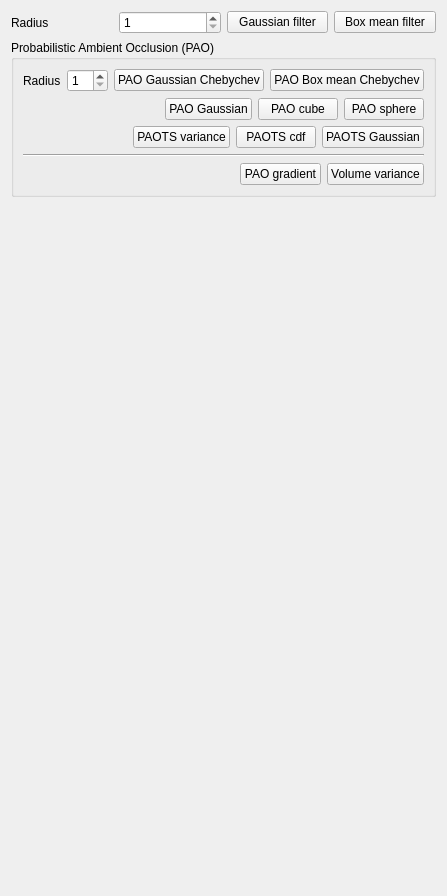
     <widget class="QWidget" name="m_filteringTab">
      <attribute name="title">
       <string>Filtering</string>
      </attribute>
      <layout class="QVBoxLayout" name="verticalLayout_13">
       <item>
        <layout class="QHBoxLayout" name="horizontalLayout_50">
         <item>
          <widget class="QLabel" name="m_filteringRadiusLabel">
           <property name="text">
            <string>Radius</string>
           </property>
          </widget>
         </item>
         <item>
          <widget class="QSpinBox" name="m_filteringRadiusSpinBox">
           <property name="minimum">
            <number>1</number>
           </property>
           <property name="maximum">
            <number>10</number>
           </property>
          </widget>
         </item>
         <item>
          <widget class="QPushButton" name="m_filteringGaussianPushButton">
           <property name="text">
            <string>Gaussian filter</string>
           </property>
          </widget>
         </item>
         <item>
          <widget class="QPushButton" name="m_filteringBoxMeanPushButton">
           <property name="text">
            <string>Box mean filter</string>
           </property>
          </widget>
         </item>
        </layout>
       </item>
       <item>
        <widget class="QGroupBox" name="m_probabilisticAmbientOcclusionGroupBox">
         <property name="title">
          <string>Probabilistic Ambient Occlusion (PAO)</string>
         </property>
         <layout class="QVBoxLayout" name="verticalLayout_14">
          <item>
           <layout class="QHBoxLayout" name="horizontalLayout_53">
            <item>
             <widget class="QLabel" name="m_probabilisticAmbientOcclusionRadiusLabel">
              <property name="text">
               <string>Radius</string>
              </property>
             </widget>
            </item>
            <item>
             <widget class="QSpinBox" name="m_probabilisticAmbientOcclusionRadiusSpinBox">
              <property name="minimum">
               <number>1</number>
              </property>
              <property name="maximum">
               <number>10</number>
              </property>
             </widget>
            </item>
            <item>
             <widget class="QPushButton" name="m_probabilisticAmbientOcclusionGaussianChebychevPushButton">
              <property name="text">
               <string>PAO Gaussian Chebychev</string>
              </property>
             </widget>
            </item>
            <item>
             <widget class="QPushButton" name="m_probabilisticAmbientOcclusionBoxMeanChebychevPushButton">
              <property name="text">
               <string>PAO Box mean Chebychev</string>
              </property>
             </widget>
            </item>
           </layout>
          </item>
          <item>
           <layout class="QHBoxLayout" name="horizontalLayout_56">
            <item>
             <spacer name="horizontalSpacer_2">
              <property name="orientation">
               <enum>Qt::Horizontal</enum>
              </property>
              <property name="sizeHint" stdset="0">
               <size>
                <width>40</width>
                <height>20</height>
               </size>
              </property>
             </spacer>
            </item>
            <item>
             <widget class="QPushButton" name="m_probabilisticAmbientOcclusionGaussianPushButton">
              <property name="text">
               <string>PAO Gaussian</string>
              </property>
             </widget>
            </item>
            <item>
             <widget class="QPushButton" name="m_probabilisticAmbientOcclusionCubePushButton">
              <property name="text">
               <string>PAO cube</string>
              </property>
             </widget>
            </item>
            <item>
             <widget class="QPushButton" name="m_probabilisticAmbientOcclusionSpherePushButton">
              <property name="text">
               <string>PAO sphere</string>
              </property>
             </widget>
            </item>
           </layout>
          </item>
          <item>
           <layout class="QHBoxLayout" name="horizontalLayout_57">
            <item>
             <spacer name="horizontalSpacer_3">
              <property name="orientation">
               <enum>Qt::Horizontal</enum>
              </property>
              <property name="sizeHint" stdset="0">
               <size>
                <width>40</width>
                <height>20</height>
               </size>
              </property>
             </spacer>
            </item>
            <item>
             <widget class="QPushButton" name="m_probabilisticAmbientOcclusionTangentSphereVariancePushButton">
              <property name="text">
               <string>PAOTS variance</string>
              </property>
             </widget>
            </item>
            <item>
             <widget class="QPushButton" name="m_probabilisticAmbientOcclusionTangentSphereCdfPushButton">
              <property name="text">
               <string>PAOTS cdf</string>
              </property>
             </widget>
            </item>
            <item>
             <widget class="QPushButton" name="m_probabilisticAmbientOcclusionTangentSphereGaussianPushButton">
              <property name="text">
               <string>PAOTS Gaussian</string>
              </property>
             </widget>
            </item>
           </layout>
          </item>
          <item>
           <widget class="Line" name="line_2">
            <property name="orientation">
             <enum>Qt::Horizontal</enum>
            </property>
           </widget>
          </item>
          <item>
           <layout class="QHBoxLayout" name="horizontalLayout_58">
            <item>
             <spacer name="horizontalSpacer_4">
              <property name="orientation">
               <enum>Qt::Horizontal</enum>
              </property>
              <property name="sizeHint" stdset="0">
               <size>
                <width>40</width>
                <height>20</height>
               </size>
              </property>
             </spacer>
            </item>
            <item>
             <widget class="QPushButton" name="m_probabilisticAmbientOcclusionGradientPushButton">
              <property name="text">
               <string>PAO gradient</string>
              </property>
             </widget>
            </item>
            <item>
             <widget class="QPushButton" name="m_volumeVariancePushButton">
              <property name="text">
               <string>Volume variance</string>
              </property>
             </widget>
            </item>
           </layout>
          </item>
         </layout>
        </widget>
       </item>
       <item>
        <spacer name="verticalSpacer_7">
         <property name="orientation">
          <enum>Qt::Vertical</enum>
         </property>
         <property name="sizeHint" stdset="0">
          <size>
           <width>20</width>
           <height>688</height>
          </size>
         </property>
        </spacer>
       </item>
      </layout>
     </widget>
